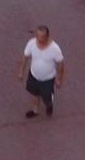
#> input picture person/pull-person/0000063_06000_d_0000007_person_01.jpg, 85 x 160 px
$ python seamless_cloning.py
#> lines starting #> are read from the running program, lines starting #| are printed output that depends on the picture; after the words box and inside, x2 and y2 are one past the last pixel; in counts of white or black regions, pixels touching at a corner belong together
# Importaciones necesarias
import cv2
import numpy as np

# Leer imágenes
src = cv2.imread("person/pull-person/0000063_06000_d_0000007_person_01.jpg")
#> src is the input picture: shape (160, 85, 3); mean B, G, R 89.8, 78.2, 102.9
dst = cv2.imread("input/test-a.jpg")
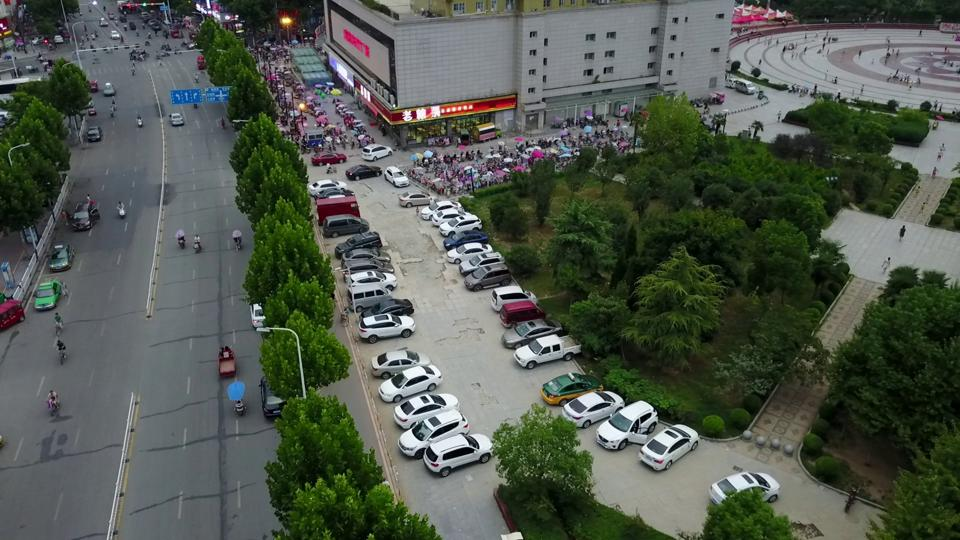
#> input picture input/test-a.jpg, 960 x 540 px
#> dst is the input picture: shape (540, 960, 3); mean B, G, R 78.1, 88.3, 80.7

# Crea una máscara aproximada alrededor del objeto.
src_mask = np.zeros(src.shape, src.dtype)
#poly = np.array([ [4,80], [30,54], [151,63], [254,37], [298,90], [272,134], [43,122] ], np.int32)
poly = np.array([
	[0, 0],
    [85, 0],
    [160, 85],
    [0, 160]
], np.int32)
cv2.fillPoly(src_mask, [poly], (255, 255, 255))
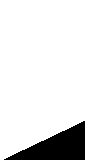
#> src_mask: shape (160, 85, 3); 88.1% white; 1 black region, box (x1, y1, x2, y2) and area: (4, 121, 85, 160) 1618

# Aquí es donde se colocará el CENTRO del avión.
center = (460,340)

# Clone seamlessly.
output = cv2.seamlessClone(src, dst, src_mask, center, cv2.NORMAL_CLONE)

# Guardar resultados
cv2.imwrite("output/opencv-seamless-cloning-example.jpg", output)
